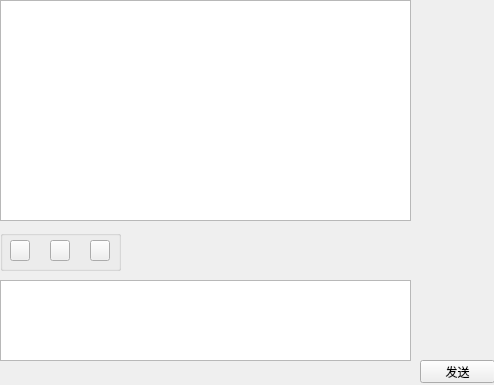
<?xml version="1.0" encoding="UTF-8"?>
<ui version="4.0">
 <class>ChatDialog</class>
 <widget class="QWidget" name="ChatDialog">
  <property name="geometry">
   <rect>
    <x>0</x>
    <y>0</y>
    <width>494</width>
    <height>385</height>
   </rect>
  </property>
  <property name="windowTitle">
   <string>Form</string>
  </property>
  <widget class="QGroupBox" name="groupBox">
   <property name="geometry">
    <rect>
     <x>0</x>
     <y>230</y>
     <width>121</width>
     <height>41</height>
    </rect>
   </property>
   <property name="title">
    <string/>
   </property>
   <widget class="QPushButton" name="pb_tool1">
    <property name="geometry">
     <rect>
      <x>10</x>
      <y>10</y>
      <width>20</width>
      <height>21</height>
     </rect>
    </property>
    <property name="text">
     <string/>
    </property>
   </widget>
   <widget class="QPushButton" name="pb_tool2">
    <property name="geometry">
     <rect>
      <x>50</x>
      <y>10</y>
      <width>20</width>
      <height>21</height>
     </rect>
    </property>
    <property name="text">
     <string/>
    </property>
   </widget>
   <widget class="QPushButton" name="pushButton_3">
    <property name="geometry">
     <rect>
      <x>90</x>
      <y>10</y>
      <width>20</width>
      <height>21</height>
     </rect>
    </property>
    <property name="text">
     <string/>
    </property>
   </widget>
  </widget>
  <widget class="QTextBrowser" name="tb_chat">
   <property name="geometry">
    <rect>
     <x>0</x>
     <y>0</y>
     <width>411</width>
     <height>221</height>
    </rect>
   </property>
  </widget>
  <widget class="QTextEdit" name="te_chat">
   <property name="geometry">
    <rect>
     <x>0</x>
     <y>280</y>
     <width>411</width>
     <height>81</height>
    </rect>
   </property>
  </widget>
  <widget class="QPushButton" name="pb_send">
   <property name="geometry">
    <rect>
     <x>420</x>
     <y>360</y>
     <width>75</width>
     <height>23</height>
    </rect>
   </property>
   <property name="text">
    <string>发送</string>
   </property>
  </widget>
 </widget>
 <resources/>
 <connections/>
</ui>
